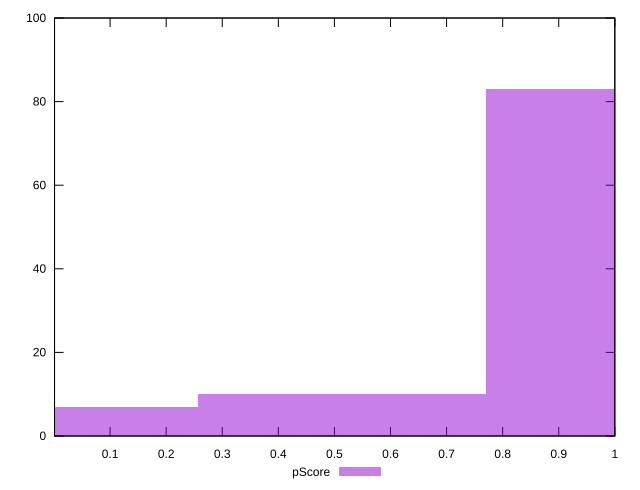

Recreate this plot in gnuplot.
reset

$pScore <<EOF
0 7
1.0280263245481331 83
0.5140131622740666 10
EOF

set key outside below
set boxwidth 0.5140131622740666
set xrange [0.0009406740495115917:0.9999993380488856]
set yrange [0:100]
set trange [0:100]
set style fill transparent solid 0.5 noborder
set terminal svg size 640, 490 enhanced background rgb 'white'
set output "report_00019_2021-02-10T18-14-37.922Z//estimated-input-latency/samples/pages/pScore/histogram.svg"

plot $pScore title "pScore" with boxes

reset
